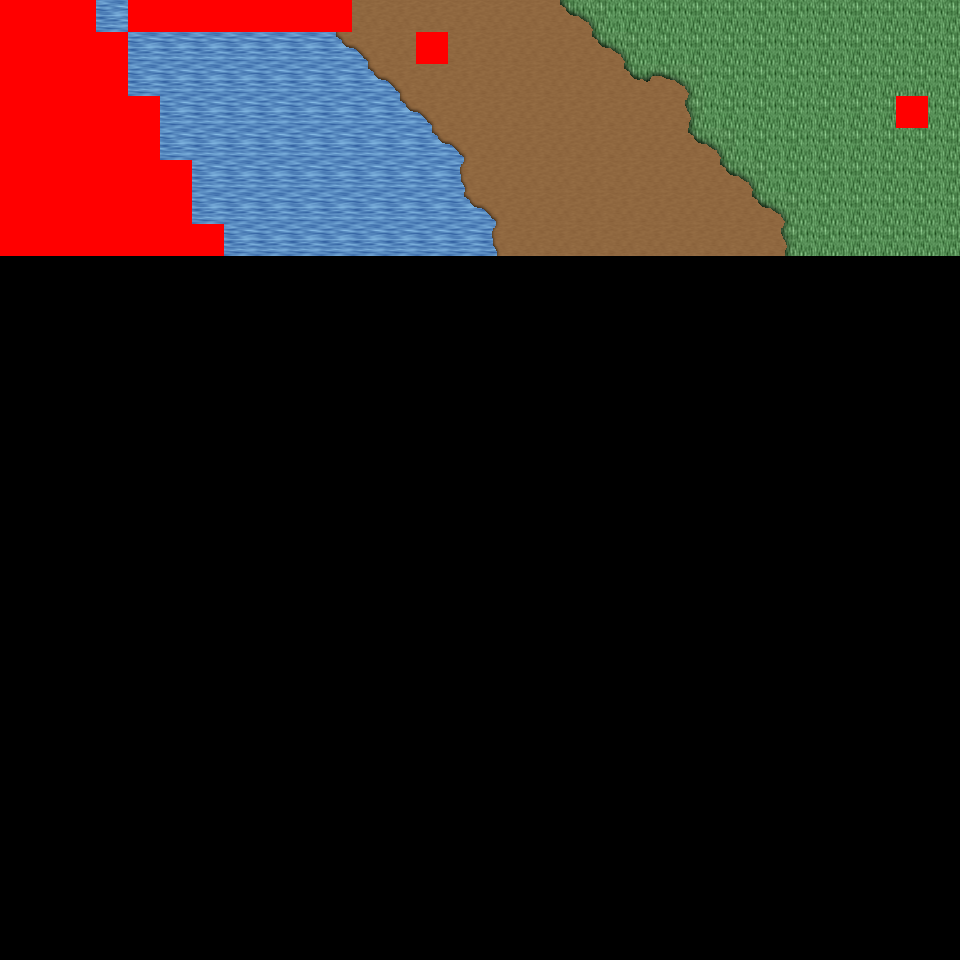

This game map was drawn from its Tiled (.tmx) file and the tilesets committed beside it. A one-line description and the trimmed map source follow:
An orthogonal 30x30 tile map with 32x32 px tiles, 6 tile layers (Ground, Object, Object2, Above, ...), 45 tilesets and 3 objects (3x mapExit).

<map version="1.0" orientation="orthogonal" renderorder="right-down" width="30" height="30" tilewidth="32" tileheight="32" nextobjectid="4">
  <tileset firstgid="1" name="tileset_logic_collision" tilewidth="32" tileheight="32" tilecount="1" columns="1">
    <image source="../drawable/tileset_logic_collision.png" width="32" height="32" />
  </tileset>
  <tileset firstgid="2" name="tileset_ground_ground" tilewidth="32" tileheight="32" tilecount="33" columns="3">
    <image source="../drawable/tileset_ground_ground.png" width="96" height="352" />
  </tileset>
  <tileset firstgid="35" name="tileset_building_castle" tilewidth="32" tileheight="32" tilecount="320" columns="20">
    <image source="../drawable/tileset_building_castle.png" width="640" height="512" />
  </tileset>
  <tileset firstgid="355" name="tileset_item_weapon_cannon" tilewidth="32" tileheight="32" tilecount="12" columns="3">
    <image source="../drawable/tileset_item_weapon_cannon.png" width="96" height="128" />
  </tileset>
  <tileset firstgid="367" name="tileset_item_pot_barrels_1" tilewidth="32" tileheight="32" tilecount="8" columns="4">
    <image source="../drawable/tileset_item_pot_barrels_1.png" width="128" height="64" />
  </tileset>
  <tileset firstgid="375" name="tileset_ground_grass_edges" tilewidth="32" tileheight="32" tilecount="36" columns="12">
    <image source="../drawable/tileset_ground_grass_edges.png" width="384" height="96" />
  </tileset>
  <tileset firstgid="411" name="tileset_ground_grass_corners" tilewidth="32" tileheight="32" tilecount="24" columns="6">
    <image source="../drawable/tileset_ground_grass_corners.png" width="192" height="128" />
  </tileset>
  <tileset firstgid="435" name="tileset_plant_vine" tilewidth="32" tileheight="32" tilecount="3" columns="1">
    <image source="../drawable/tileset_plant_vine.png" width="32" height="96" />
  </tileset>
  <tileset firstgid="438" name="tileset_ground_water_pool" tilewidth="32" tileheight="32" tilecount="72" columns="3">
    <image source="../drawable/tileset_ground_water_pool.png" width="96" height="768" />
  </tileset>
  <tileset firstgid="510" name="tileset_ground_earth_edges" tilewidth="32" tileheight="32" tilecount="18" columns="6">
    <image source="../drawable/tileset_ground_earth_edges.png" width="192" height="96" />
  </tileset>
  <tileset firstgid="528" name="tileset_building_decoration_chimney" tilewidth="32" tileheight="32" tilecount="2" columns="1">
    <image source="../drawable/tileset_building_decoration_chimney.png" width="32" height="64" />
  </tileset>
  <tileset firstgid="530" name="tileset_building_decoration_chimney_big" tilewidth="32" tileheight="32" tilecount="2" columns="1">
    <image source="../drawable/tileset_building_decoration_chimney_big.png" width="32" height="64" />
  </tileset>
  <tileset firstgid="532" name="tileset_plant_tree_fall_trees" tilewidth="32" tileheight="32" tilecount="40" columns="8">
    <image source="../drawable/tileset_plant_tree_fall_trees.png" width="256" height="160" />
  </tileset>
  <tileset firstgid="572" name="tileset_plant_tree_chestnut_tree" tilewidth="32" tileheight="32" tilecount="20" columns="4">
    <image source="../drawable/tileset_plant_tree_chestnut_tree.png" width="128" height="160" />
  </tileset>
  <tileset firstgid="592" name="tileset_plant_bush_hedge" tilewidth="32" tileheight="32" tilecount="35" columns="5">
    <image source="../drawable/tileset_plant_bush_hedge.png" width="160" height="224" />
  </tileset>
  <tileset firstgid="627" name="tileset_item_statue_gazingball_statue" tilewidth="32" tileheight="32" tilecount="12" columns="3">
    <image source="../drawable/tileset_item_statue_gazingball_statue.png" width="96" height="128" />
  </tileset>
  <tileset firstgid="639" name="tileset_plant_flower_red_blue_clusters" tilewidth="32" tileheight="32" tilecount="4" columns="1">
    <image source="../drawable/tileset_plant_flower_red_blue_clusters.png" width="32" height="128" />
  </tileset>
  <tileset firstgid="643" name="tileset_ground_cobbled_paving" tilewidth="32" tileheight="32" tilecount="1" columns="1">
    <image source="../drawable/tileset_ground_cobbled_paving.png" width="32" height="32" />
  </tileset>
  <tileset firstgid="644" name="tileset_furniture_light_lamp_blue" tilewidth="32" tileheight="32" tilecount="3" columns="1">
    <image source="../drawable/tileset_furniture_light_lamp_blue.png" width="32" height="96" />
  </tileset>
  <tileset firstgid="647" name="tileset_light_dim_light_7x5" tilewidth="32" tileheight="32" tilecount="35" columns="7">
    <image source="../drawable/tileset_light_dim_light_7x5.png" width="224" height="160" />
  </tileset>
  <tileset firstgid="682" name="tileset_light_light_5x5" tilewidth="32" tileheight="32" tilecount="25" columns="5">
    <image source="../drawable/tileset_light_light_5x5.png" width="160" height="160" />
  </tileset>
  <tileset firstgid="707" name="tileset_plant_leaves" tilewidth="32" tileheight="32" tilecount="8" columns="4">
    <image source="../drawable/tileset_plant_leaves.png" width="128" height="64" />
  </tileset>
  <tileset firstgid="715" name="tileset_plant_flower_flowers_mixed" tilewidth="32" tileheight="32" tilecount="16" columns="4">
    <image source="../drawable/tileset_plant_flower_flowers_mixed.png" width="128" height="128" />
  </tileset>
  <tileset firstgid="731" name="tileset_plant_bush_large_green" tilewidth="32" tileheight="32" tilecount="9" columns="3">
    <image source="../drawable/tileset_plant_bush_large_green.png" width="96" height="96" />
  </tileset>
  <tileset firstgid="740" name="tileset_plant_bush_hosta" tilewidth="32" tileheight="32" tilecount="9" columns="3">
    <image source="../drawable/tileset_plant_bush_hosta.png" width="96" height="96" />
  </tileset>
  <tileset firstgid="749" name="tileset_item_statue_fairypool" tilewidth="32" tileheight="32" tilecount="16" columns="2">
    <image source="../drawable/tileset_item_statue_fairypool.png" width="64" height="256" />
  </tileset>
  <tileset firstgid="765" name="tileset_item_statue_grey_stone" tilewidth="32" tileheight="32" tilecount="4" columns="2">
    <image source="../drawable/tileset_item_statue_grey_stone.png" width="64" height="64" />
  </tileset>
  <tileset firstgid="769" name="tileset_item_statue_plants_potted_stone" tilewidth="32" tileheight="32" tilecount="6" columns="3">
    <image source="../drawable/tileset_item_statue_plants_potted_stone.png" width="96" height="64" />
  </tileset>
  <tileset firstgid="775" name="tileset_plant_flower_daisy_blue" tilewidth="32" tileheight="32" tilecount="8" columns="2">
    <image source="../drawable/tileset_plant_flower_daisy_blue.png" width="64" height="128" />
  </tileset>
  <tileset firstgid="783" name="tileset_plant_flower_daisy_red" tilewidth="32" tileheight="32" tilecount="8" columns="2">
    <image source="../drawable/tileset_plant_flower_daisy_red.png" width="64" height="128" />
  </tileset>
  <tileset firstgid="791" name="tileset_plant_flower_daisy_white" tilewidth="32" tileheight="32" tilecount="8" columns="2">
    <image source="../drawable/tileset_plant_flower_daisy_white.png" width="64" height="128" />
  </tileset>
  <tileset firstgid="799" name="tileset_plant_flower_daisy_yellow" tilewidth="32" tileheight="32" tilecount="8" columns="2">
    <image source="../drawable/tileset_plant_flower_daisy_yellow.png" width="64" height="128" />
  </tileset>
  <tileset firstgid="807" name="tileset_furniture_chair_bench_white" tilewidth="32" tileheight="32" tilecount="8" columns="2">
    <image source="../drawable/tileset_furniture_chair_bench_white.png" width="64" height="128" />
  </tileset>
  <tileset firstgid="815" name="tileset_plant_bush_bricked_bushes" tilewidth="32" tileheight="32" tilecount="6" columns="2">
    <image source="../drawable/tileset_plant_bush_bricked_bushes.png" width="64" height="96" />
  </tileset>
  <tileset firstgid="821" name="tileset_plant_stump_small_stump" tilewidth="32" tileheight="32" tilecount="4" columns="2">
    <image source="../drawable/tileset_plant_stump_small_stump.png" width="64" height="64" />
  </tileset>
  <tileset firstgid="825" name="tileset_item_firewood" tilewidth="32" tileheight="32" tilecount="12" columns="3">
    <image source="../drawable/tileset_item_firewood.png" width="96" height="128" />
  </tileset>
  <tileset firstgid="837" name="tileset_item_campfires" tilewidth="32" tileheight="32" tilecount="2" columns="2">
    <image source="../drawable/tileset_item_campfires.png" width="64" height="32" />
  </tileset>
  <tileset firstgid="839" name="tileset_building_wall_int_sandstone" tilewidth="32" tileheight="32" tilecount="15" columns="3">
    <image source="../drawable/tileset_building_wall_int_sandstone.png" width="96" height="160" />
  </tileset>
  <tileset firstgid="854" name="tileset_logic_creature_rodent" tilewidth="32" tileheight="32" tilecount="8" columns="8">
    <image source="../drawable/tileset_logic_creature_rodent.png" width="256" height="32" />
  </tileset>
  <tileset firstgid="862" name="tileset_ground_ground_3" tilewidth="32" tileheight="32" tilecount="5" columns="5">
    <image source="../drawable/tileset_ground_ground_3.png" width="160" height="32" />
  </tileset>
  <tileset firstgid="867" name="tileset_building_cottage" tilewidth="32" tileheight="32" tilecount="256" columns="16">
    <image source="../drawable/tileset_building_cottage.png" width="512" height="512" />
  </tileset>
  <tileset firstgid="1123" name="tileset_building_roof_thatched_roof" tilewidth="32" tileheight="32" tilecount="256" columns="16">
    <image source="../drawable/tileset_building_roof_thatched_roof.png" width="512" height="512" />
  </tileset>
  <tileset firstgid="1379" name="tileset_building_door_doors" tilewidth="32" tileheight="32" tilecount="256" columns="16">
    <image source="../drawable/tileset_building_door_doors.png" width="512" height="512" />
  </tileset>
  <tileset firstgid="1635" name="tileset_building_window_windows" tilewidth="32" tileheight="32" tilecount="256" columns="16">
    <image source="../drawable/tileset_building_window_windows.png" width="512" height="512" />
  </tileset>
  <tileset firstgid="1891" name="tileset_logic_portal" tilewidth="32" tileheight="32" tilecount="24" columns="8">
    <image source="../drawable/tileset_logic_portal.png" width="256" height="96" />
  </tileset>
  <layer name="Ground" width="30" height="30">
    <data>[900 cells, 240 non-empty, 7 distinct tile ids]</data>
  </layer>
  <layer name="Object" width="30" height="30">
    <data>[900 cells, 36 non-empty, 11 distinct tile ids]</data>
  </layer>
  <layer name="Object2" width="30" height="30">
    <data>[900 cells, 1 non-empty, 1 distinct tile ids]</data>
  </layer>
  <layer name="Above" width="30" height="30">
    <data>[900 cells, 0 non-empty, 0 distinct tile ids]</data>
  </layer>
  <layer name="Above2" width="30" height="30">
    <data>[900 cells, 0 non-empty, 0 distinct tile ids]</data>
  </layer>
  <layer name="Walkable" width="30" height="30">
    <data>[900 cells, 49 non-empty, 1 distinct tile ids]</data>
  </layer>
  <objectgroup name="MapEvents">
    <object id="1" name="north" type="mapExit" x="96" y="0" width="32" height="32">
      <properties>
        <property name="map" value="level_0_x17_y62" />
        <property name="x" value="3" />
        <property name="y" value="28" />
      </properties>
    </object>
    <object id="2" name="north2" type="mapExit" x="352" y="0" width="608" height="32">
      <properties>
        <property name="map" value="level_0_x17_y62" />
        <property name="x" value="11" />
        <property name="y" value="28" />
      </properties>
    </object>
    <object id="3" name="east" type="mapExit" x="928" y="0" width="32" height="960">
      <properties>
        <property name="map" value="level_0_x18_y63" />
        <property name="x" value="1" />
        <property name="y" value="0" />
      </properties>
    </object>
  </objectgroup>
</map>
